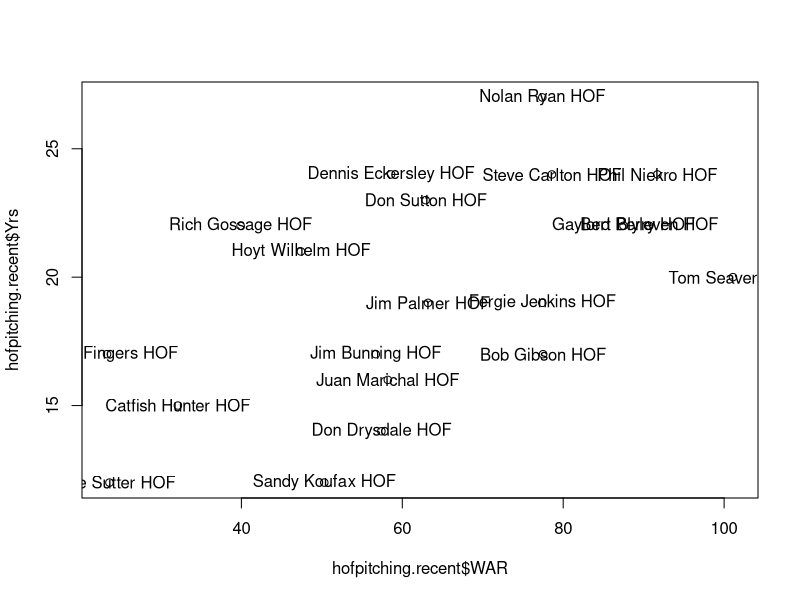

Reproduce this figure in R.
hofpitching <- read.csv('./data/hofpitching.csv')

hofpitching$MidYear <- with(hofpitching, (From + To) / 2)
hofpitching$WAR.Season <- with(hofpitching, WAR / Yrs)
hofpitching.recent <- subset(hofpitching, MidYear >= 1960)

hofpitching[order(hofpitching$WAR.Season, decreasing = TRUE), ]

png(filename="./chapter-3/output/exercise-4b.png")
plot(hofpitching.recent$WAR, hofpitching.recent$Yrs)
text(hofpitching.recent$WAR, hofpitching.recent$Yrs, labels = hofpitching.recent$X)
dev.off()